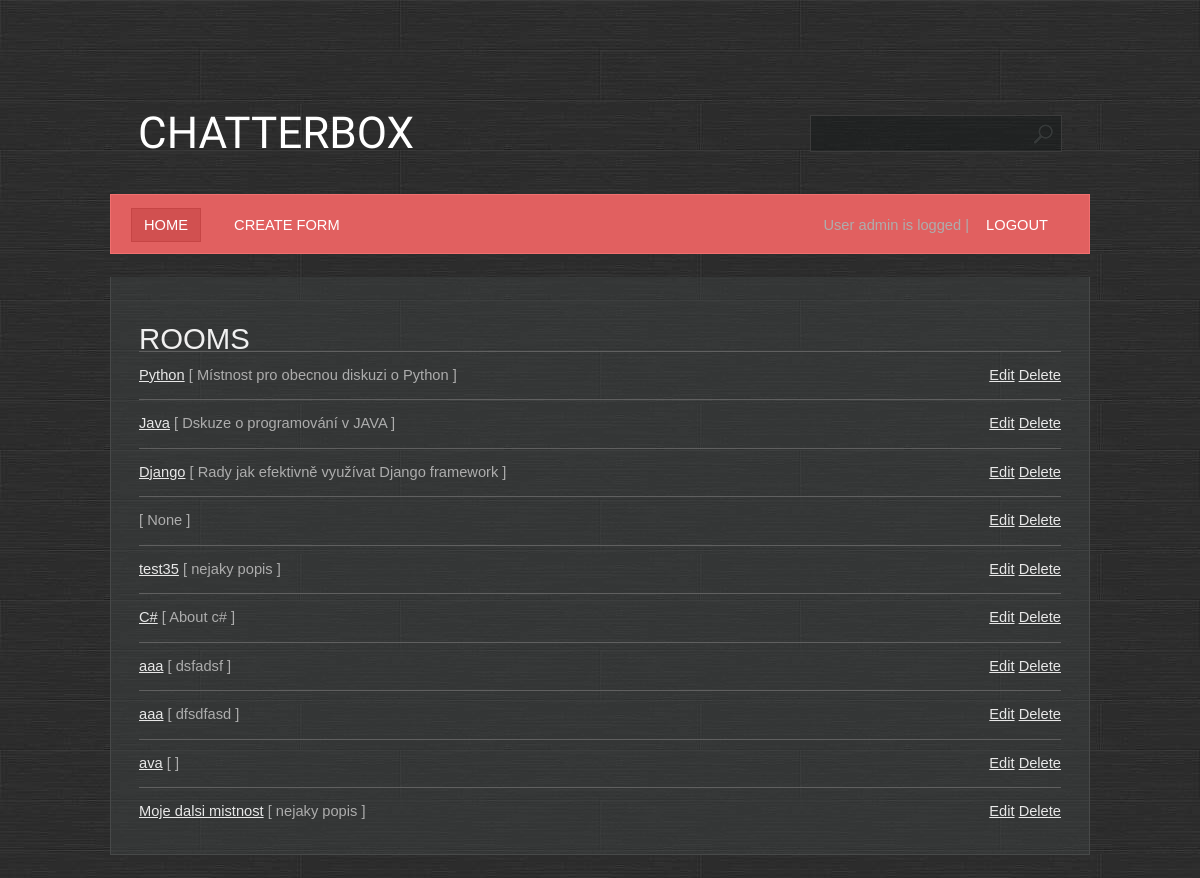
Page / (signed in) on the earlier database version.
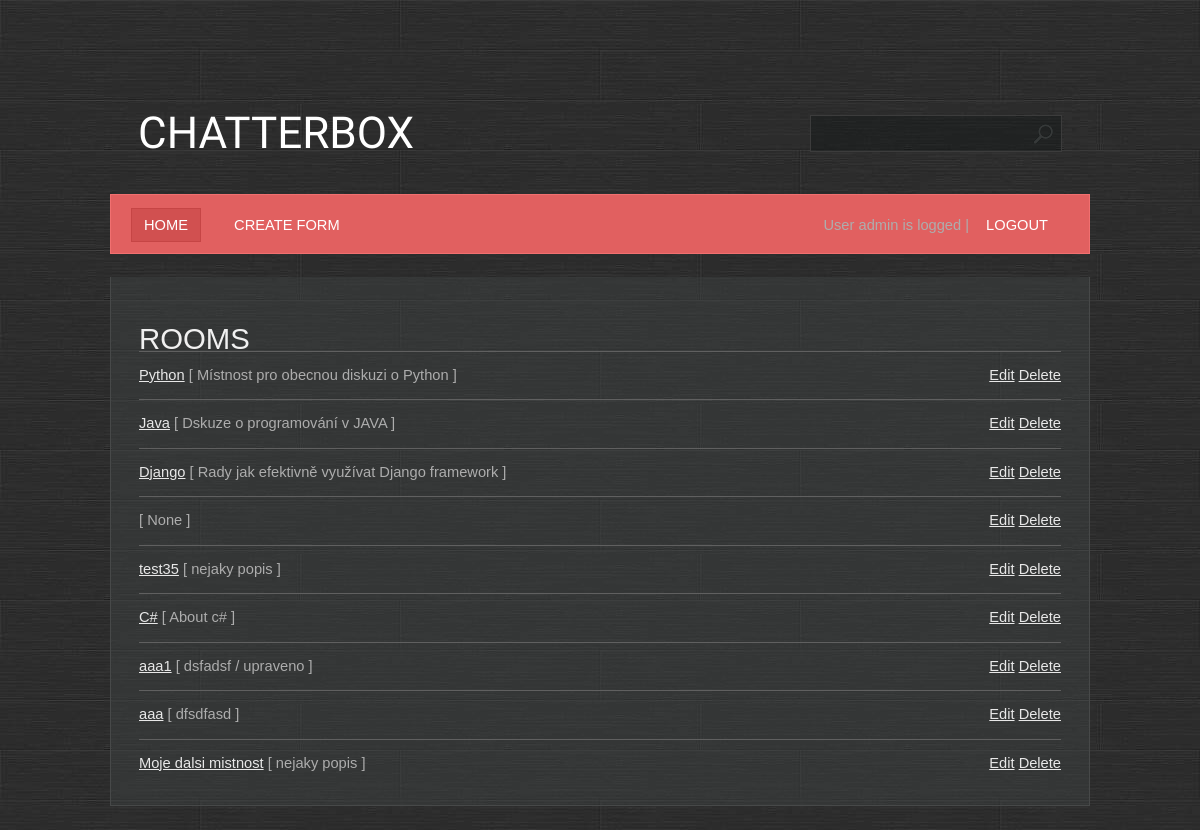
Same page on the later database version.
### base/models.py (models this page shows, shortened)
class Room(Model):
    name = models.CharField(max_length=200)
    description = models.TextField(null=True, blank=True)
    participants = models.ManyToManyField(User, related_name='participants', blank=True)
    created = models.DateTimeField(auto_now_add=True)
    updated = models.DateTimeField(auto_now=True)
    class Meta:
        ordering = ['created', 'name', 'updated']

### base/views.py (the view)
# urls.py: path('', base.views.RoomsView.as_view(), name='rooms'),
class RoomsView(PermissionRequiredMixin, LoginRequiredMixin, ListView):
    template_name = 'base/rooms.html'
    model = Room
    permission_required = 'base.view_room'
    '''
    # pokud dědím z TemplateView
    # v template je pak použitá proměnná rooms
    rooms = Room.objects.all()
    template_name = 'base/rooms.html'
    extra_context = {'rooms': rooms}

    '''

### base/templates/base/rooms.html
{% extends "main.html" %}
{% block content %}
    <h1>Rooms</h1>
    <ul>
        {% for room in object_list %}
            <li>
                <a href="{% url 'room' room.id %}">{{ room.name }}</a> [ {{ room.description }} ]
                <div class="last-child">
                    {% if perms.base.delete_room and  perms.base.update_room %}
                    <a href="{% url 'room_update' room.id %}">Edit</a>
                    <a href="{% url 'room_delete' room.id %}">Delete</a>
                    {% endif %}
                </div>
            </li>
        {% endfor %}
    </ul>
{% endblock %}

Differences in the rows shown:
removed Room: name "ava"
changed Room: name "aaa" → "aaa1"; description "dsfadsf" → "dsfadsf / upraveno"
